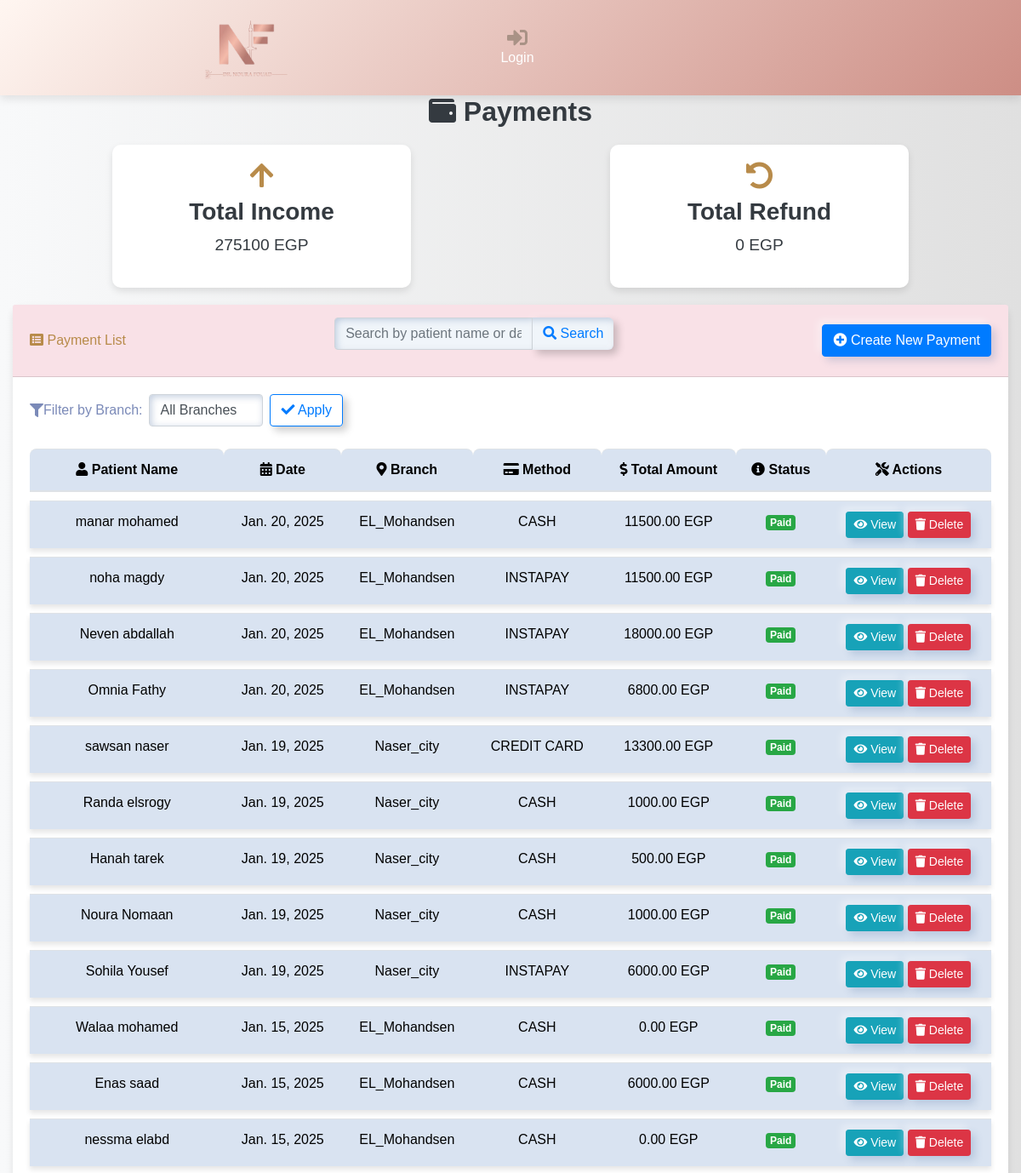
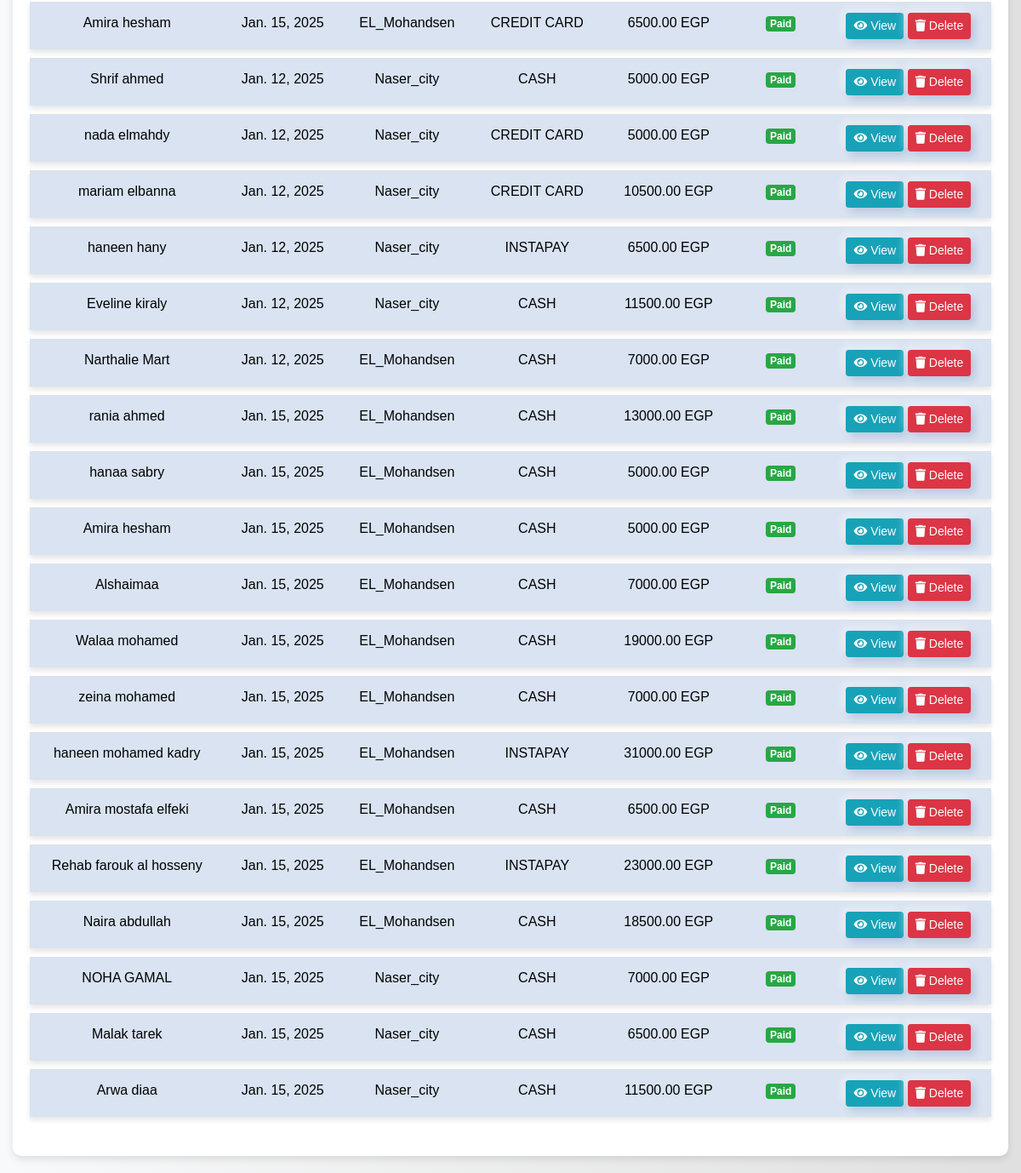
The page /payments/ on the database its author committed (2 pictures, top to bottom).
### webapp/models.py (models this page shows, shortened)
class Payment(models.Model):
    STATUS_CHOICES = [
        ('Paid', 'Paid'),
        ('Pending', 'Pending'),
        ('Cancelled', 'Cancelled'),
    ]
    METHOD_CHOICES = [
        ('INSTAPAY', 'INSTAPAY'),
        ('CASH', 'CASH'),
        ('CREDIT CARD', 'CREDIT CARD'),
        ('E_WALLET', 'E_WALLET'),
    ]
    BRANCH_CHOICES = [
        ('EL_Mohandsen', 'EL_Mohandsen'),
        ('5th_sattelment', '5th_sattelment'),
        ('Naser_city', 'Naser_city'),
    ]
    TYPE_CHOICES = [
        ('Pay', 'Pay'),
        ('Refund', 'Refund'),
    ]
    patient = models.CharField(max_length=100)
    Branch = models.CharField(max_length=50, choices=BRANCH_CHOICES, default='Branch')
    date = models.DateField(null=True, blank=True, default=timezone.now)
    created_at = models.DateTimeField(auto_now_add=True)
    status = models.CharField(max_length=20, choices=STATUS_CHOICES, default='Pending')
    method = models.CharField(max_length=100, choices=METHOD_CHOICES, default='CASH')
    type = models.CharField(max_length=50, choices=TYPE_CHOICES, default='Pay')
    services = models.ManyToManyField(Service, through='PaymentService')
    inventory = models.ManyToManyField(Inventory, through='PaymentInventory')
    class Meta:
        ordering = ['-created_at']
    def get_total_service(self):
        return sum([ps.price_at_time_of_payment * ps.quantity for ps in self.paymentservice_set.all()])
    def get_total_products(self):
        return sum([pi.price_at_time_of_payment * pi.quantity for pi in self.paymentinventory_set.all()])
    def get_total_amount(self):
        return self.get_total_service() + self.get_total_products()

class PaymentInventory(models.Model):
    payment = models.ForeignKey(Payment, on_delete=models.CASCADE)
    inventory = models.ForeignKey(Inventory, on_delete=models.CASCADE)
    quantity = models.PositiveIntegerField(default=1)
    price_at_time_of_payment = models.DecimalField(max_digits=10, decimal_places=2, default=0)
    created_at = models.DateTimeField(auto_now_add=True)

class PaymentService(models.Model):
    payment = models.ForeignKey(Payment, on_delete=models.CASCADE)
    service = models.ForeignKey(Service, on_delete=models.CASCADE)
    quantity = models.PositiveIntegerField(default=1)
    price_at_time_of_payment = models.DecimalField(max_digits=10, decimal_places=2, default=0)
    created_at = models.DateTimeField(auto_now_add=True)

### webapp/views.py (the view, shortened to what this page needs)
# urls.py: path('payments/', views.payment_list, name='payment_list'),
def payment_list(request):
    query = request.GET.get('q')  # Search value
    branch_filter = request.GET.get('branch')  # Branch filter
    start_date = request.GET.get('start_date')  # Start date filter
    end_date = request.GET.get('end_date')  # End date filter
    payments = Payment.objects.all()
    if query:
        payments = payments.filter(Q(patient__icontains=query))
    if branch_filter and branch_filter in dict(Payment.BRANCH_CHOICES).keys():
        payments = payments.filter(Branch=branch_filter)
    finances = Finance.objects.all()
    if start_date and end_date:
        try:
            finances = finances.filter(created_at__range=[start_date, end_date])
        except ValueError:
            pass  # Ignore invalid date inputs
    total_income = finances.filter(transaction_type='Income').aggregate(Sum('amount'))['amount__sum'] or 0
    total_expense = finances.filter(transaction_type='Expense').aggregate(Sum('amount'))['amount__sum'] or 0
    total_refund = finances.filter(transaction_type='Refund').aggregate(Sum('amount'))['amount__sum'] or 0
    context = {
        'payments': payments,
        'selected_branch': branch_filter,
        'total_income': total_income,
        'total_expense': total_expense,
        'total_refund': total_refund,
        'start_date': start_date.strftime('%Y-%m-%d') if start_date else '',
        'end_date': end_date.strftime('%Y-%m-%d') if end_date else ''
    }
    return render(request, 'web/billing.html', context)

### templates/web/billing.html (shortened to what this page needs)
{% extends "base.html" %}
{% block content %}
<!DOCTYPE html>
<html lang="en">
<head>
    <link rel="stylesheet" href="https://stackpath.bootstrapcdn.com/bootstrap/4.5.2/css/bootstrap.min.css">
    <link rel="stylesheet" href="https://cdnjs.cloudflare.com/ajax/libs/font-awesome/5.15.4/css/all.min.css">
</head>
<body>
    <div class="container-fluid">
        <h1 class="h2"><i class="fas fa-wallet"></i> Payments</h1>
        <div class="summary-boxes">
            <div class="summary-box">
                <i class="fas fa-arrow-up"></i>
                <h3>Total Income</h3>
                <p>{{ total_income }} EGP</p>
            </div>
            <div class="summary-box">
                <i class="fas fa-undo-alt"></i>
                <h3>Total Refund</h3>
                <p>{{ total_refund }} EGP</p>
            </div>
        </div>
        <div class="card">
            <div class="card-header">
                <span><i class="fas fa-list-alt"></i> Payment List</span>
                <form method="GET" class="mb-3">
                    <div class="input-group">
                        <input type="text" name="q" class="form-control" placeholder="Search by patient name or date" value="{{ request.GET.q }}">
                        <div class="input-group-append">
                            <button class="btn btn-outline-primary" type="submit"><i class="fas fa-search"></i> Search</button>
                        </div>
                    </div>
                </form>
                <a href="{% url 'create_payment' %}" class="btn btn-primary"><i class="fas fa-plus-circle"></i> Create New Payment</a>
            </div>
            <div class="card-body">
                <form method="GET" class="form-inline mb-3">
                    <label class="mr-2" for="branch_filter"><i class="fas fa-filter"></i> Filter by Branch:</label>
                    <select name="branch" id="branch_filter" class="form-control mr-2">
                        <option value="">All Branches</option>
                    </select>
                    <button type="submit" class="btn btn-outline-primary"><i class="fas fa-check"></i> Apply</button>
                </form>
                <table class="table">
                    <thead>
                        <tr>
                            <th><i class="fas fa-user"></i> Patient Name</th>
                            <th><i class="fas fa-calendar-alt"></i> Date</th>
                            <th><i class="fas fa-map-marker-alt"></i> Branch</th>
                            <th><i class="fas fa-credit-card"></i> Method</th>
                            <th><i class="fas fa-dollar-sign"></i> Total Amount</th>
                            <th><i class="fas fa-info-circle"></i> Status</th>
                            <th><i class="fas fa-tools"></i> Actions</th>
                        </tr>
                    </thead>
                    <tbody>
                        {% for payment in payments %}
                        <tr>
                            <td data-label="Patient Name">{{ payment.patient }}</td>
                            <td data-label="Date">{{ payment.date }}</td>
                            <td data-label="Branch">{{ payment.Branch }}</td>
                            <td data-label="Method">{{ payment.method }}</td>
                            <td data-label="Total Amount">{{ payment.get_total_amount }} EGP</td>
                            <td data-label="Status">
                                {% if payment.status == 'Pending' %}
                                    <span class="badge badge-warning">Pending</span>
                                {% elif payment.status == 'Paid' %}
                                    <span class="badge badge-success">Paid</span>
                                {% elif payment.status == 'Cancelled' %}
                                    <span class="badge badge-danger">Cancelled</span>
                                {% endif %}
                            </td>
                            <td data-label="Actions">
                                <a href="{% url 'view_payment' payment.id %}" class="btn btn-sm btn-info"><i class="fas fa-eye"></i> View</a>
                                <form action="{% url 'delete_payment' payment.id %}" method="POST" style="display: inline;">
                                    <button type="submit" class="btn btn-sm btn-danger" onclick="return confirm('Are you sure you want to delete this payment?');">
                                        <i class="fas fa-trash"></i> Delete
                                    </button>
                                </form>
                            </td>
                        </tr>
                        {% endfor %}
                    </tbody>
                </table>
            </div>
        </div>
    </div>
</body>
</html>
{% endblock %}

### templates/parts/navbar.html (style rules this page uses)
* { box-sizing: border-box; margin: 0; padding: 0; font-family: 'Arial', sans-serif; }

### templates/web/billing.html (style rules this page uses)
body { background: linear-gradient(to right, #f8f9fa, #e0e0e0); font-family: 'Arial', sans-serif; }
.card { margin-bottom: 20px; border: none; border-radius: 10px; box-shadow: 0 4px 8px rgba(0, 0, 0, 0.1); }
.card-header { display: flex; justify-content: space-between; align-items: center; background-color: #f9e1e7; color: #b88b4a; border-radius: 10px 10px 0 0; padding: 15px 20px; }
h1.h2 { color: #343a40; font-weight: bold; margin-bottom: 20px; text-align: center; }
table.table { border-collapse: separate; border-spacing: 0 10px; }
table thead th { background-color: #343a40; color: white; font-size: 1rem; text-align: center; border-top-left-radius: 8px; border-top-right-radius: 8px; padding: 10px; }
table tbody tr { background-color: white; box-shadow: 0 4px 6px rgba(0, 0, 0, 0.1); transition: transform 0.2s ease; }
table tbody td { padding: 15px; text-align: center; color: #343a40; font-weight: 500; vertical-align: middle; }
.summary-boxes { display: flex; justify-content: space-around; margin-bottom: 20px; }
.summary-box { background-color: #ffffff; border-radius: 10px; padding: 20px; text-align: center; box-shadow: 0 4px 8px rgba(0, 0, 0, 0.1); width: 30%; }
.summary-box i { font-size: 2rem; margin-bottom: 10px; color: #b88b4a; }
.summary-box h3 { color: #343a40; font-weight: bold; }
.summary-box p { font-size: 1.2rem; color: #343a40; }

### rows shown on the page
Payment: patient "manar mohamed", date "Jan. 20, 2025", Branch "EL_Mohandsen", method "CASH", get_total_amount "11500.00", status "Paid"
Payment: patient "noha magdy", date "Jan. 20, 2025", Branch "EL_Mohandsen", method "INSTAPAY", get_total_amount "11500.00", status "Paid"
Payment: patient "Neven abdallah", date "Jan. 20, 2025", Branch "EL_Mohandsen", method "INSTAPAY", get_total_amount "18000.00", status "Paid"
Payment: patient "Omnia Fathy", date "Jan. 20, 2025", Branch "EL_Mohandsen", method "INSTAPAY", get_total_amount "6800.00", status "Paid"
Payment: patient "sawsan naser", date "Jan. 19, 2025", Branch "Naser_city", method "CREDIT CARD", get_total_amount "13300.00", status "Paid"
Payment: patient "Randa elsrogy", date "Jan. 19, 2025", Branch "Naser_city", method "CASH", get_total_amount "1000.00", status "Paid"
Payment: patient "Hanah tarek", date "Jan. 19, 2025", Branch "Naser_city", method "CASH", get_total_amount "500.00", status "Paid"
Payment: patient "Noura Nomaan", date "Jan. 19, 2025", Branch "Naser_city", method "CASH", get_total_amount "1000.00", status "Paid"
Payment: patient "Sohila Yousef", date "Jan. 19, 2025", Branch "Naser_city", method "INSTAPAY", get_total_amount "6000.00", status "Paid"
Payment: patient "Walaa mohamed", date "Jan. 15, 2025", Branch "EL_Mohandsen", method "CASH", get_total_amount "0.00", status "Paid"
Payment: patient "Enas saad", date "Jan. 15, 2025", Branch "EL_Mohandsen", method "CASH", get_total_amount "6000.00", status "Paid"
Payment: patient "nessma elabd", date "Jan. 15, 2025", Branch "EL_Mohandsen", method "CASH", get_total_amount "0.00", status "Paid"
Payment: patient "Amira hesham", date "Jan. 15, 2025", Branch "EL_Mohandsen", method "CREDIT CARD", get_total_amount "6500.00", status "Paid"
Payment: patient "Shrif ahmed", date "Jan. 12, 2025", Branch "Naser_city", method "CASH", get_total_amount "5000.00", status "Paid"
Payment: patient "nada elmahdy", date "Jan. 12, 2025", Branch "Naser_city", method "CREDIT CARD", get_total_amount "5000.00", status "Paid"
Payment: patient "mariam elbanna", date "Jan. 12, 2025", Branch "Naser_city", method "CREDIT CARD", get_total_amount "10500.00", status "Paid"
Payment: patient "haneen hany", date "Jan. 12, 2025", Branch "Naser_city", method "INSTAPAY", get_total_amount "6500.00", status "Paid"
Payment: patient "Eveline kiraly", date "Jan. 12, 2025", Branch "Naser_city", method "CASH", get_total_amount "11500.00", status "Paid"
Payment: patient "Narthalie Mart", date "Jan. 12, 2025", Branch "EL_Mohandsen", method "CASH", get_total_amount "7000.00", status "Paid"
Payment: patient "rania ahmed", date "Jan. 15, 2025", Branch "EL_Mohandsen", method "CASH", get_total_amount "13000.00", status "Paid"
Payment: patient "hanaa sabry", date "Jan. 15, 2025", Branch "EL_Mohandsen", method "CASH", get_total_amount "5000.00", status "Paid"
Payment: patient "Amira hesham", date "Jan. 15, 2025", Branch "EL_Mohandsen", method "CASH", get_total_amount "5000.00", status "Paid"
Payment: patient "Alshaimaa", date "Jan. 15, 2025", Branch "EL_Mohandsen", method "CASH", get_total_amount "7000.00", status "Paid"
Payment: patient "Walaa mohamed", date "Jan. 15, 2025", Branch "EL_Mohandsen", method "CASH", get_total_amount "19000.00", status "Paid"
Payment: patient "zeina mohamed", date "Jan. 15, 2025", Branch "EL_Mohandsen", method "CASH", get_total_amount "7000.00", status "Paid"
Payment: patient "haneen mohamed kadry", date "Jan. 15, 2025", Branch "EL_Mohandsen", method "INSTAPAY", get_total_amount "31000.00", status "Paid"
Payment: patient "Amira mostafa elfeki", date "Jan. 15, 2025", Branch "EL_Mohandsen", method "CASH", get_total_amount "6500.00", status "Paid"
Payment: patient "Rehab farouk al hosseny", date "Jan. 15, 2025", Branch "EL_Mohandsen", method "INSTAPAY", get_total_amount "23000.00", status "Paid"
Payment: patient "Naira abdullah", date "Jan. 15, 2025", Branch "EL_Mohandsen", method "CASH", get_total_amount "18500.00", status "Paid"
Payment: patient "NOHA GAMAL", date "Jan. 15, 2025", Branch "Naser_city", method "CASH", get_total_amount "7000.00", status "Paid"
Payment: patient "Malak tarek", date "Jan. 15, 2025", Branch "Naser_city", method "CASH", get_total_amount "6500.00", status "Paid"
Payment: patient "Arwa diaa", date "Jan. 15, 2025", Branch "Naser_city", method "CASH", get_total_amount "11500.00", status "Paid"

### other values the page prints
{{ total_income }} "275100"
{{ total_refund }} "0"
